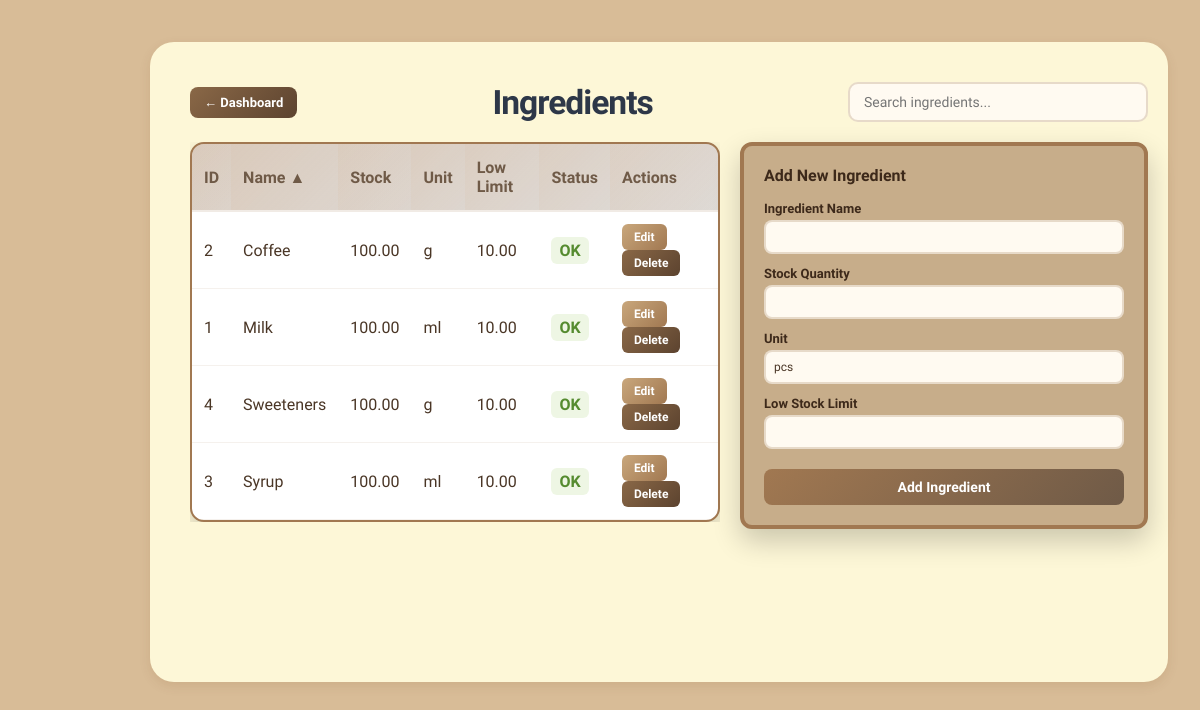
The app's page /admin/ingredients.php (signed in) with its own data.
### tables this page shows
CREATE TABLE IF NOT EXISTS ingredients (
  id INT AUTO_INCREMENT PRIMARY KEY,
  ingredient_name VARCHAR(191) NOT NULL,
  stock_qty DOUBLE DEFAULT 0,
  unit VARCHAR(50) DEFAULT 'pcs',
  low_stock_limit DOUBLE DEFAULT 0,
  created_at TIMESTAMP DEFAULT CURRENT_TIMESTAMP
);

### admin/ingredients.php (the view, shortened to what this page needs)
<?php
include '../database.php';
$allowedCols = ['id' => 'id', 'ingredient_name' => 'ingredient_name', 'stock_qty' => 'stock_qty', 'low_stock_limit' => 'low_stock_limit'];
$sort = $_GET['sort'] ?? 'ingredient_name';
$dir = strtolower($_GET['dir'] ?? 'asc');
$sortCol = $allowedCols[$sort] ?? 'ingredient_name';
$dir = ($dir === 'desc') ? 'desc' : 'asc';
$orderSql = "$sortCol " . strtoupper($dir);
$ingredients = $conn->query("SELECT * FROM ingredients ORDER BY $orderSql");
?>
<!doctype html>
<html>
<head>
<link rel="stylesheet" href="../css/style.css">
<link rel="stylesheet" href="../css/design.css">
<link rel="stylesheet" href="../css/admin.css">
</head>
<body
  class="ingredients-page no-scroll ">
<main class="container">
  <div class="content-wrapper ingredients-wrap">
    <div class="ingredients-title-row">
      <a href="dashboard.php" class="back-to-dashboard">← Dashboard</a>
      <h1>Ingredients</h1>
        <input type="search"
       class="ingredients-search"
       placeholder="Search ingredients..."
       id="ingredientSearch">
      </div>
    <div class="admin-main-container">
      <div class="ingredients-grid">
        <div class="ingredient-list-shell">
        <table class="ingredient-list-table">
          <thead>
            <tr>
              <?php
                function nextDir($col, $sort, $dir) { return ($sort === $col && $dir === 'asc') ? 'desc' : 'asc'; }
                function dirArrow($col, $sort, $dir) {
                  if ($sort !== $col) return '';
                  return $dir === 'asc' ? ' ▲' : ' ▼';
                }
              ?>
              <th>
                <a href="?sort=id&dir=<?= nextDir('id', $sort, $dir) ?>">ID<?= dirArrow('id', $sort, $dir) ?></a>
              </th>
              <th>
                <a href="?sort=ingredient_name&dir=<?= nextDir('ingredient_name', $sort, $dir) ?>">Name<?= dirArrow('ingredient_name', $sort, $dir) ?></a>
              </th>
              <th>
                <a href="?sort=stock_qty&dir=<?= nextDir('stock_qty', $sort, $dir) ?>">Stock<?= dirArrow('stock_qty', $sort, $dir) ?></a>
              </th>
              <th>Unit</th>
              <th>
                <a href="?sort=low_stock_limit&dir=<?= nextDir('low_stock_limit', $sort, $dir) ?>">Low Limit<?= dirArrow('low_stock_limit', $sort, $dir) ?></a>
              </th>
              <th>Status</th>
              <th>Actions</th>
            </tr>
          </thead>
          <tbody>
            <?php while ($ing = $ingredients->fetch_assoc()):
              $isLow = $ing['stock_qty'] <= $ing['low_stock_limit'];
              $status = $isLow ? 'Low Stock' : 'OK';
              $statusClass = $isLow ? 'status-low' : 'status-ok';
              $rowClass = $isLow ? 'low-stock' : '';
            ?>
            <tr class="<?= $rowClass ?>">
              <td><?= $ing['id'] ?></td>
              <td><?= htmlspecialchars($ing['ingredient_name']) ?></td>
              <td><?= number_format($ing['stock_qty'], 2) ?></td>
              <td><?= htmlspecialchars($ing['unit']) ?></td>
              <td><?= number_format($ing['low_stock_limit'], 2) ?></td>
              <td><span class="ingredient-status <?= $statusClass ?>"><?= $status ?></span></td>
              <td>
                <button class="edit-btn" onclick="openEditModal(<?= $ing['id'] ?>)">Edit</button>
                <button class="delete-btn" onclick="if(confirm('Delete this ingredient?')) location.href='?delete=<?= $ing['id'] ?>'">Delete</button>
              </td>
            </tr>
            <?php endwhile; ?>
          </tbody>
        </table>
        </div>
      </div>
      <aside class="ingredient-add-panel">
        <h3>Add New Ingredient</h3>
        <form method="post">
          <div class="form-group-compact">
            <label>Ingredient Name</label>
            <input type="text" name="ingredient_name" required>
          </div>
          <div class="form-group-compact">
            <label>Stock Quantity</label>
            <input type="number" name="stock_qty" step="0.01" required>
          </div>
          <div class="form-group-compact">
            <label>Unit</label>
            <input type="text" name="unit" placeholder="e.g., kg, liter, pcs" value="pcs" required>
          </div>
          <div class="form-group-compact">
            <label>Low Stock Limit</label>
            <input type="number" name="low_stock_limit" step="0.01" required>
          </div>
          <button type="submit" class="form-submit">Add Ingredient</button>
        </form>
      </aside>
    </div>
  </div>
</main>
</body>
</html>

### css/style.css (style rules this page uses)
.no-scroll, .no-scroll html, .no-scroll body { height: 100vh; width: 100vw; overflow: hidden !important; box-sizing: border-box; }
.no-scroll body, .no-scroll .container, .no-scroll .main-container, .no-scroll .wrap, .no-scroll main, .no-scroll .site-header, .no-scroll .site-footer { max-width: 100vw; max-height: 100vh; overflow: hidden; }
.no-scroll main.container { display: flex; flex-direction: column; height: calc(100vh - 60px - 40px); min-height: 0; padding: 0 8px; }
body { font-family:Arial,Helvetica,sans-serif;background:#f7f7f9;color:#222;margin:0 }
.container { padding:24px }
body { font-family:'Segoe UI',Arial,Helvetica,sans-serif;background:#f7f7f9;color:#222;margin:0 }
h1 { font-size:2.1em; margin-bottom:18px; font-weight:700; color:#2d3748; letter-spacing:-1px; }
@media (min-width: 768px) { .ingredients-page { padding-bottom: 0 !important; } }
.ingredients-page { overflow-y: auto; }

### css/design.css (style rules this page uses)
:root { --bg: #D8BC97; --panel: #FDF7D7; --accent: #A17851; --accent-dark: #6F5A47; --text: #4C3D2F; }
body, button, input, select, textarea { font-family: 'Viga', Arial, Helvetica, sans-serif; color: var(--text); }
html, body { height: 100%; margin: 0; background: var(--bg); }
.container { max-width: 1440px; margin: 18px auto; position: relative; padding: 24px 32px 24px 120px; }
.content-wrapper { background: var(--panel); border-radius: 24px; padding: 40px 20px 40px 40px; box-shadow: 0 4px 12px rgba(103,55,9,0.1); margin-bottom: 20px; margin-right: 480px; }
.no-scroll main.container { padding: 24px 32px 24px 120px !important; box-sizing: border-box; }
@media (max-width: 1200px) { .container { padding-left: 150px; } }
@media (max-width: 1200px) { .no-scroll main.container { padding-left: 150px !important; } }
.no-scroll, .no-scroll html, .no-scroll body { height: auto; min-height: 100vh; overflow-y: auto !important; overflow-x: hidden; }
.no-scroll body, .no-scroll .container, .no-scroll .main-container, .no-scroll .wrap, .no-scroll main, .no-scroll .site-header, .no-scroll .site-footer { max-height: none; overflow: visible; }
@media (max-width:1200px) { .content-wrapper { background: var(--panel); border-radius: 24px; padding: 40px 20px 40px 40px; margin-right: 0; flex: 1; } }

### records on screen
ingredients: id "2", ingredient_name "Coffee", stock_qty "100.00", unit "g", low_stock_limit "10.00", status "OK"
ingredients: id "1", ingredient_name "Milk", stock_qty "100.00", unit "ml", low_stock_limit "10.00", status "OK"
ingredients: id "4", ingredient_name "Sweeteners", stock_qty "100.00", unit "g", low_stock_limit "10.00", status "OK"
ingredients: id "3", ingredient_name "Syrup", stock_qty "100.00", unit "ml", low_stock_limit "10.00", status "OK"

### other values on screen
dirArrow('ingredient_name', $sort, $dir) "▲"
